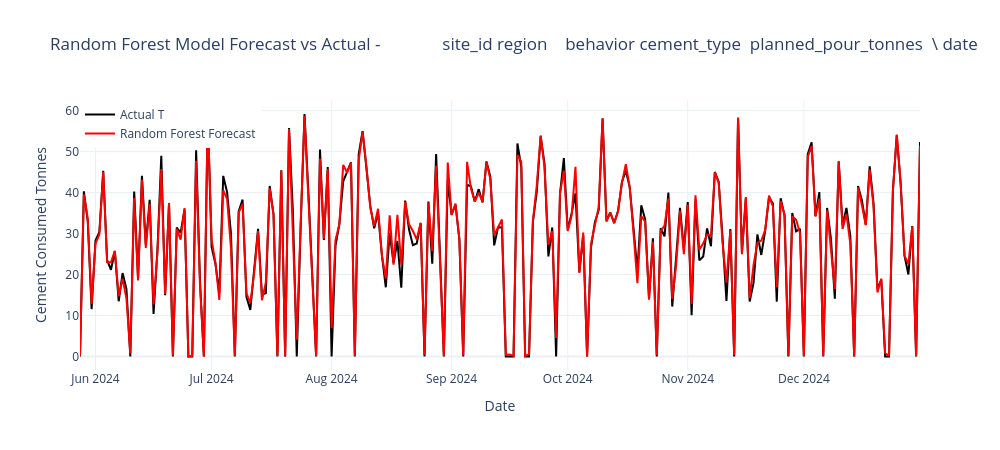

Notebook cell for this chart:
### Code cell
import plotly.graph_objects as go

fig = go.Figure()

fig.add_trace(go.Scatter(  # Add the actual values of the target variable to the plot
    x=y_test.index, 
    y=y_test, 
    mode='lines', 
    name='Actual T',
    line=dict(color='black')  
))   

fig.add_trace(go.Scatter( # Add the Random Forest forecasted values to the plot
    x=y_test.index,
    y=rf_forecast,
    mode='lines',
    name='Random Forest Forecast',
    line=dict(color='red')
))

fig.update_layout(             # Update the layout of the plot
    title=f'Random Forest Model Forecast vs Actual - {site_df} Engineered', 
    xaxis_title='Date', 
    yaxis_title='Cement Consumed Tonnes',
    legend=dict(x=0, y=1),
    template='plotly_white',
    width=1000, 
    height=450
)

fig.show()

### Figure 1 — Plotly figure (JSON) as saved in the notebook; plotly's stock layout.template omitted (floating-point values rounded to 4 significant figures; data arrays with more than 128 entries replaced by an {"elided": "..."} marker saying what was removed)
{"data": [{"line": {"color": "black"}, "mode": "lines", "name": "Actual T", "type": "scatter", "x": {"elided": "218 str values"}, "y": {"elided": "218 float values"}}, {"line": {"color": "red"}, "mode": "lines", "name": "Random Forest Forecast", "type": "scatter", "x": {"elided": "218 str values"}, "y": {"elided": "218 float values"}}], "layout": {"height": 450, "legend": {"x": 0, "y": 1}, "title": {"text": "Random Forest Model Forecast vs Actual -              site_id region    behavior cement_type  planned_pour_tonnes  \\\ndate                                                                       \n2022-01-08  SITE_001  North  aggressive       CEM_I                42.12   \n2022-01-09  SITE_001  North  aggressive       CEM_I                 0.00   \n2022-01-10  SITE_001  North  aggressive      CEM_II                30.99   \n2022-01-11  SITE_001  North  aggressive      CEM_II                37.26   \n2022-01-12  SITE_001  North  aggressive     CEM_III                54.09   \n...              ...    ...         ...         ...                  ...   \n2024-12-27  SITE_001  North  aggressive       CEM_I                30.74   \n2024-12-28  SITE_001  North  aggressive      CEM_II                30.27   \n2024-12-29  SITE_001  North  aggressive       CEM_I                31.84   \n2024-12-30  SITE_001  North  aggressive      CEM_II                44.84   \n2024-12-31  SITE_001  North  aggressive      CEM_II                52.31   \n\n            consumed_tonnes  opening_inventory_tonnes  deliveries_tonnes  \\\ndate                                                                       \n2022-01-08            34.28                     14.12              20.16   \n2022-01-09             0.00                      0.00              34.38   \n2022-01-10            30.99                     34.38              35.37   \n2022-01-11            29.81                     38.76              40.46   \n2022-01-12            54.09                     49.41              49.34   \n...                     ...                       ...                ...   \n2024-12-27            24.61                      0.00              24.61   \n2024-12-28            20.01                      0.00              20.01   \n2024-12-29            31.84                      0.00              34.94   \n2024-12-30             0.00                      3.10              32.37   \n2024-12-31            52.31                     35.47              22.69   \n\n            closing_inventory_tonnes  rain_mm  ...  lag_7  rolling_mean_3  \\\ndate                                           ...                          \n2022-01-08                      0.00     1.95  ...  34.54       30.023333   \n2022-01-09                     34.38     1.42  ...  45.26       22.626667   \n2022-01-10                     38.76     3.49  ...  38.69       21.756667   \n2022-01-11                     49.41     5.71  ...  33.16       20.266667   \n2022-01-12                     44.66     1.36  ...  47.04       38.296667   \n...                              ...      ...  ...    ...             ...   \n2024-12-27                      0.00    11.92  ...  16.55       40.230000   \n2024-12-28                      0.00     9.21  ...  18.71       28.910000   \n2024-12-29                      3.10     5.53  ...   0.00       25.486667   \n2024-12-30                     35.47    17.63  ...   0.00       17.283333   \n2024-12-31                      5.85     3.49  ...  40.47       28.050000   \n\n            rolling_std_7  day_of_week  week_of_year  month  rain_x_pour  \\\ndate                                                                       \n2022-01-08       8.383131            5             1      1      82.1340   \n2022-01-09      15.099577            6             1      1       0.0000   \n2022-01-10      14.621270            0             2      1     108.1551   \n2022-01-11      14.507304            1             2      1     212.7546   \n2022-01-12      16.176063            2             2      1      73.5624   \n...                   ...          ...           ...    ...          ...   \n2024-12-27      21.046227            4            52     12     366.4208   \n2024-12-28      20.979942            5            52     12     278.7867   \n2024-12-29      17.615227            6            52     12     176.0752   \n2024-12-30      17.615227            0             1     12     790.5292   \n2024-12-31      19.234014            1             1     12     182.5619   \n\n            temp_x_pour  inventory_gap  inventory_ratio  \ndate                                                     \n2022-01-08    1091.7504          -7.84         0.031518  \n2022-01-09       0.0000          34.38         0.000000  \n2022-01-10     513.5043          38.76         0.076741  \n2022-01-11     -29.0628          41.96         0.086518  \n2022-01-12    1042.8552          44.66         0.110290  \n...                 ...            ...              ...  \n2024-12-27     200.4248          -6.13         0.000000  \n2024-12-28     424.3854         -10.26         0.000000  \n2024-12-29     326.9968           3.10         0.000000  \n2024-12-30       7.1744          -9.37         0.006920  \n2024-12-31     705.1388           5.85         0.079174  \n\n[1089 rows x 24 columns] Engineered"}, "width": 1000, "xaxis": {"title": {"text": "Date"}}, "yaxis": {"title": {"text": "Cement Consumed Tonnes"}}}}
